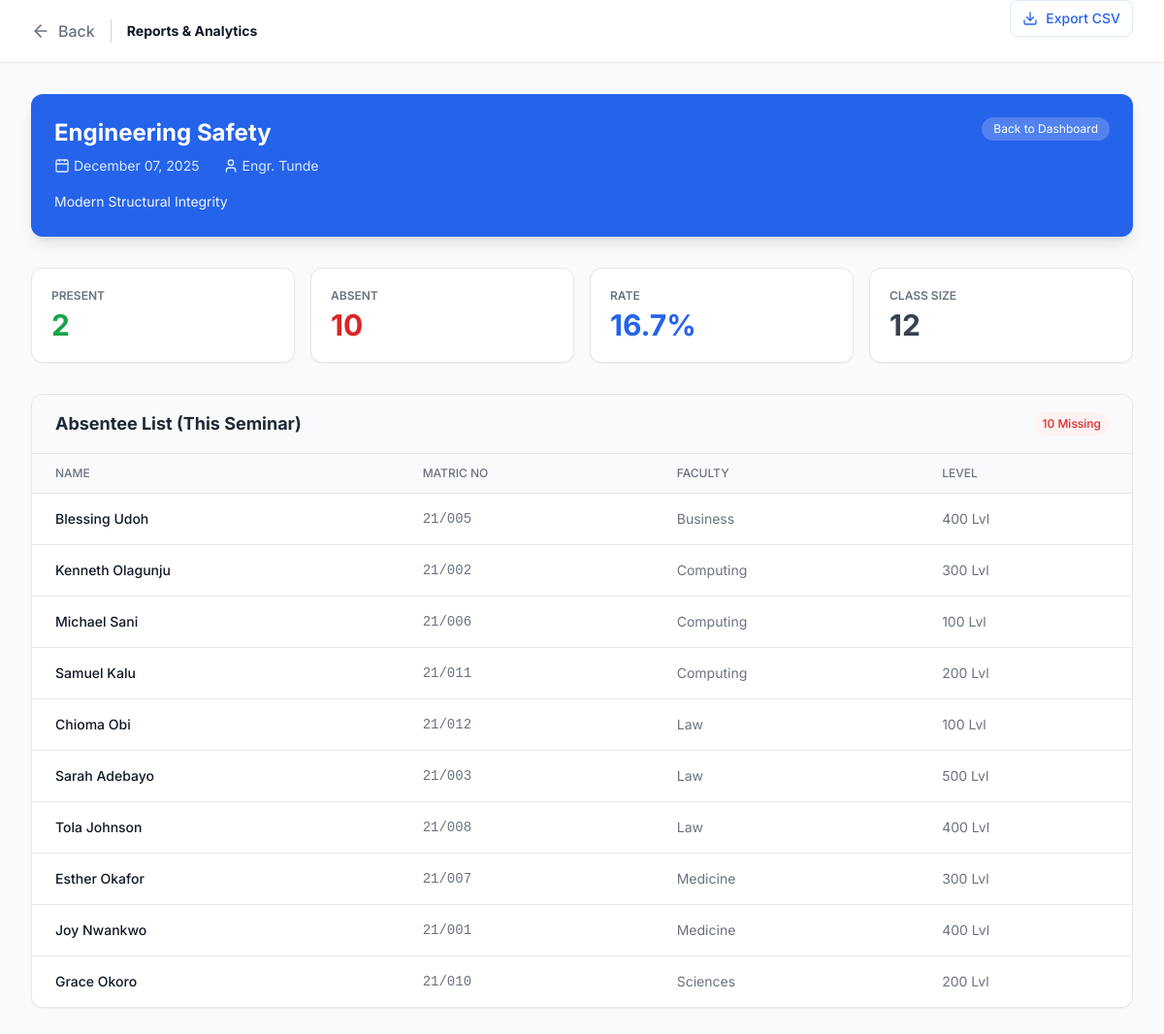
Page /report_view.php?seminar_id=3 on the committed database.
### tables this page shows
CREATE TABLE `Seminar` (
  `SeminarID` int(10) UNSIGNED NOT NULL,
  `Topic` varchar(255) NOT NULL,
  `Description` text DEFAULT NULL,
  `TargetLevels` varchar(50) DEFAULT 'All',
  `EventDate` date NOT NULL,
  `EventTime` time NOT NULL,
  `Faculty` varchar(100) DEFAULT NULL,
  `VenueID` int(10) UNSIGNED DEFAULT NULL,
  `SpeakerID` int(10) UNSIGNED DEFAULT NULL,
  `CreatedAt` timestamp NOT NULL DEFAULT current_timestamp()
);

CREATE TABLE `Speaker` (
  `SpeakerID` int(10) UNSIGNED NOT NULL,
  `SpeakerName` varchar(255) NOT NULL,
  `SpeakerBio` text DEFAULT NULL,
  `ContactEmail` varchar(100) DEFAULT NULL
);

CREATE TABLE `Student` (
  `StudentID` int(10) UNSIGNED NOT NULL,
  `MatricNo` varchar(50) NOT NULL,
  `FullName` varchar(255) NOT NULL,
  `Faculty` varchar(100) NOT NULL,
  `Level` int(11) NOT NULL,
  `Email` varchar(100) DEFAULT NULL,
  `CreatedAt` timestamp NOT NULL DEFAULT current_timestamp()
);

### report_logic.php (called while the page is built, shortened)
<?php
$servername = "localhost";
$username = "root";
$password = "";
$dbname = "ChapelSeminarDB";
$conn = new mysqli($servername, $username, $password, $dbname);
$selectedSeminarID = isset($_GET['seminar_id']) ? intval($_GET['seminar_id']) : 0;
$totalStudents = $conn->query("SELECT COUNT(*) as c FROM Student")->fetch_assoc()['c'];
if ($selectedSeminarID > 0) {
    $stmt = $conn->prepare("SELECT Sem.*, Sp.SpeakerName FROM Seminar Sem
                            LEFT JOIN Speaker Sp ON Sem.SpeakerID = Sp.SpeakerID
                            WHERE Sem.SeminarID = ?");
    $stmt->bind_param("i", $selectedSeminarID);
    $stmt->execute();
    $seminarDetails = $stmt->get_result()->fetch_assoc();
    $res = $conn->query("SELECT COUNT(*) as c FROM Attendance WHERE SeminarID = $selectedSeminarID AND AttendanceStatus='Present'");
    $presentCount = $res ? $res->fetch_assoc()['c'] : 0;
    $absentCount = ($totalStudents > 0) ? ($totalStudents - $presentCount) : 0;
    $attendanceRate = ($totalStudents > 0) ? round(($presentCount / $totalStudents) * 100, 1) : 0;
    $specificStats = ['present' => $presentCount, 'absent' => $absentCount, 'rate' => $attendanceRate, 'total' => $totalStudents];
    $absentSql = "SELECT FullName, MatricNo, Faculty, Level FROM Student
                  WHERE StudentID NOT IN (SELECT StudentID FROM Attendance WHERE SeminarID = $selectedSeminarID)
                  ORDER BY Faculty ASC, FullName ASC";
    $specificAbsentees = $conn->query($absentSql);
}
?>

### report_view.php (the view, shortened to what this page needs)
<?php require_once 'report_logic.php'; ?>
<!DOCTYPE html>
<html lang="en">
<head>
    <script src="https://cdn.tailwindcss.com"></script>
</head>
<body class="text-gray-800">
    <nav class="bg-white border-b border-gray-200 sticky top-0 z-50">
        <div class="max-w-7xl mx-auto px-4 sm:px-6 lg:px-8">
            <div class="flex justify-between h-16">
                <div class="flex items-center gap-4">
                    <a href="seminar.html" class="text-gray-500 hover:text-gray-900 font-medium flex items-center gap-2">
                        <i data-lucide="arrow-left" class="w-5 h-5"></i> Back
                    </a>
                    <span class="text-sm font-bold text-gray-900">Reports & Analytics</span>
                </div>
                <div>
                    <a href="report_logic.php?export=csv<?php echo $selectedSeminarID ? '&seminar_id='.$selectedSeminarID : ''; ?>" class="text-blue-600 hover:text-blue-800 text-sm font-medium flex items-center gap-2 px-3 py-2 border border-blue-100 rounded-lg hover:bg-blue-50 transition-colors">
                        <i data-lucide="download" class="w-4 h-4"></i> Export CSV
                    </a>
                </div>
            </div>
        </div>
    </nav>
    <main class="max-w-7xl mx-auto px-4 sm:px-6 lg:px-8 py-8">
        <?php if ($selectedSeminarID > 0 && $seminarDetails): ?>
            <div class="bg-blue-600 rounded-xl p-6 text-white shadow-lg mb-8">
                <div class="flex justify-between items-start">
                    <h1 class="text-2xl font-bold mb-2"><?php echo htmlspecialchars($seminarDetails['Topic']); ?></h1>
                    <a href="report_view.php" class="text-xs bg-white/20 hover:bg-white/30 px-3 py-1 rounded-full text-white transition-colors">Back to Dashboard</a>
                </div>
                <div class="flex flex-wrap gap-6 text-blue-100 text-sm">
                    <span class="flex items-center gap-1"><i data-lucide="calendar" class="w-4 h-4"></i> <?php echo date("F d, Y", strtotime($seminarDetails['EventDate'])); ?></span>
                    <span class="flex items-center gap-1"><i data-lucide="user" class="w-4 h-4"></i> <?php echo htmlspecialchars($seminarDetails['SpeakerName'] ?? 'Guest'); ?></span>
                </div>
                <p class="mt-4 text-blue-50 text-sm leading-relaxed max-w-2xl"><?php echo htmlspecialchars($seminarDetails['Description']); ?></p>
            </div>
            <div class="grid grid-cols-1 md:grid-cols-4 gap-4 mb-8">
                <div class="bg-white p-5 rounded-xl border border-gray-200 shadow-sm"><p class="text-xs font-semibold text-gray-500 uppercase">Present</p><p class="text-3xl font-bold text-green-600 mt-1"><?php echo $specificStats['present']; ?></p></div>
                <div class="bg-white p-5 rounded-xl border border-gray-200 shadow-sm"><p class="text-xs font-semibold text-gray-500 uppercase">Absent</p><p class="text-3xl font-bold text-red-600 mt-1"><?php echo $specificStats['absent']; ?></p></div>
                <div class="bg-white p-5 rounded-xl border border-gray-200 shadow-sm"><p class="text-xs font-semibold text-gray-500 uppercase">Rate</p><p class="text-3xl font-bold text-blue-600 mt-1"><?php echo $specificStats['rate']; ?>%</p></div>
                <div class="bg-white p-5 rounded-xl border border-gray-200 shadow-sm"><p class="text-xs font-semibold text-gray-500 uppercase">Class Size</p><p class="text-3xl font-bold text-gray-700 mt-1"><?php echo $specificStats['total']; ?></p></div>
            </div>
            <div class="bg-white border border-gray-200 rounded-xl shadow-sm overflow-hidden mb-8">
                <div class="px-6 py-4 border-b border-gray-200 bg-gray-50 flex justify-between items-center">
                    <h3 class="text-lg font-bold text-gray-800">Absentee List (This Seminar)</h3>
                    <span class="text-xs font-medium text-red-600 bg-red-50 px-2 py-1 rounded-full"><?php echo $specificStats['absent']; ?> Missing</span>
                </div>
                <div class="overflow-x-auto">
                    <table class="min-w-full divide-y divide-gray-200">
                        <thead class="bg-gray-50">
                            <tr><th class="px-6 py-3 text-left text-xs font-medium text-gray-500 uppercase">Name</th><th class="px-6 py-3 text-left text-xs font-medium text-gray-500 uppercase">Matric No</th><th class="px-6 py-3 text-left text-xs font-medium text-gray-500 uppercase">Faculty</th><th class="px-6 py-3 text-left text-xs font-medium text-gray-500 uppercase">Level</th></tr>
                        </thead>
                        <tbody class="bg-white divide-y divide-gray-200">
                            <?php if ($specificAbsentees && $specificAbsentees->num_rows > 0):
                                while($stu = $specificAbsentees->fetch_assoc()): ?>
                                <tr class="hover:bg-gray-50">
                                    <td class="px-6 py-4 text-sm font-medium text-gray-900"><?php echo htmlspecialchars($stu['FullName']); ?></td>
                                    <td class="px-6 py-4 text-sm text-gray-500 font-mono"><?php echo htmlspecialchars($stu['MatricNo']); ?></td>
                                    <td class="px-6 py-4 text-sm text-gray-500"><?php echo htmlspecialchars($stu['Faculty']); ?></td>
                                    <td class="px-6 py-4 text-sm text-gray-500"><?php echo htmlspecialchars($stu['Level']); ?> Lvl</td>
                                </tr>
                            <?php endwhile; else: ?>
                                <tr><td colspan="4" class="px-6 py-10 text-center text-gray-500">🎉 Everyone is present!</td></tr>
                            <?php endif; ?>
                        </tbody>
                    </table>
                </div>
            </div>
        <?php endif; ?>
    </main>
</body>
</html>

### report_view.php (style rules this page uses)
body { font-family: 'Inter', sans-serif; background-color: #f8fafc; }

### rows in the picture
seminar: Topic "Engineering Safety", EventDate "December 07, 2025", SpeakerID.SpeakerName "Engr. Tunde", Description "Modern Structural Integrity"
student: FullName "Blessing Udoh", MatricNo "21/005", Faculty "Business", Level "400"
student: FullName "Kenneth Olagunju", MatricNo "21/002", Faculty "Computing", Level "300"
student: FullName "Michael Sani", MatricNo "21/006", Faculty "Computing", Level "100"
student: FullName "Samuel Kalu", MatricNo "21/011", Faculty "Computing", Level "200"
student: FullName "Chioma Obi", MatricNo "21/012", Faculty "Law", Level "100"
student: FullName "Sarah Adebayo", MatricNo "21/003", Faculty "Law", Level "500"
student: FullName "Tola Johnson", MatricNo "21/008", Faculty "Law", Level "400"
student: FullName "Esther Okafor", MatricNo "21/007", Faculty "Medicine", Level "300"
student: FullName "Joy Nwankwo", MatricNo "21/001", Faculty "Medicine", Level "400"
student: FullName "Grace Okoro", MatricNo "21/010", Faculty "Sciences", Level "200"

### other values in the picture
$specificStats['present'] "2"
$specificStats['absent'] "10"
$specificStats['rate'] "16.7"
$specificStats['total'] "12"
